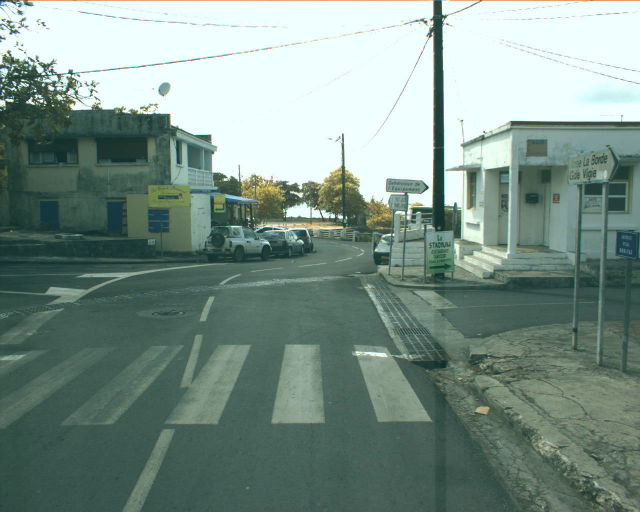
#> input picture images/IMG01545.jpg, 1280 x 1024 px, found by its file name (shown at 1/2 size)
$ python pro_code.py   (older library calls are emulated)
#> lines starting #> are read from the running program, lines starting #| are printed output that depends on the picture; after the words box and inside, x2 and y2 are one past the last pixel; in counts of white or black regions, pixels touching at a corner belong together
import numpy as np
import cv2
from matplotlib import pyplot as plt
import argparse

#color and intensity conversions
def convert_hls(image):
    return cv2.cvtColor(image, cv2.COLOR_BGR2HLS)

def convert_gray_scale(image):
    return cv2.cvtColor(image, cv2.COLOR_RGB2GRAY)


def select_white_yellow(image):
    converted = convert_hls(image)
    # white color mask
    lower = np.uint8([  0, 200,   0])
    upper = np.uint8([255, 255, 255])
    white_mask = cv2.inRange(converted, lower, upper)
    # yellow color mask
    lower = np.uint8([ 10,   0, 100])
    upper = np.uint8([ 40, 255, 255])
    yellow_mask = cv2.inRange(converted, lower, upper)
    # combine the mask
    mask = cv2.bitwise_or(white_mask, yellow_mask)
    return cv2.bitwise_and(image, image, mask = mask)

def convert_clahe(image):
    clahe = cv2.createCLAHE(clipLimit=2.0, tileGridSize=(8,8))
    cl1 = clahe.apply(image)
    return cl1


###furthur image processing
def apply_smoothing(image, kernel_size=15):
     return cv2.GaussianBlur(image, (kernel_size, kernel_size), 0)

def detect_edges(image, low_threshold=60, high_threshold=150):
    return cv2.Canny(image, low_threshold, high_threshold)

def adjust_gamma(image, gamma=1.0):

    invGamma = 1.0 / gamma
    table = np.array([((i / 255.0) ** invGamma) * 255
    for i in np.arange(0, 256)]).astype("uint8")

    # apply gamma correction using the lookup table
    return cv2.LUT(image, table)

##identify ROI
def region_of_interest(img, vertices):
      # Define a blank matrix that matches the image height/width.
    mask = np.zeros_like(img)
    # Retrieve the number of color channels of the image.
    channel_count = img.shape[2]
    # Create a match color with the same color channel counts.
    match_mask_color = (255,) * channel_count

    # Fill the polygon
    cv2.fillPoly(mask, vertices, match_mask_color)

    # Returning the image only where mask pixels match
    masked_image = cv2.bitwise_and(img, mask)
    return masked_image

#identify rectangles
def detect_shape(cnt):
     peri = cv2.arcLength(cnt,True)
     v= cv2.approxPolyDP(cnt, 0.04 * peri, True)
     area=cv2.contourArea(cnt)

     if(len(v)==4):
        x, y, width, height = cv2.boundingRect(v)
        if(height>width and area>2000):
            cv2.rectangle(road,(x,y),(x+width,y+height),(0,255,255),2)

#draw lane lines
def draw_lines_nm(img,lines):
    if lines is None:
            return
    else:
        flag_left=False
        flag_right=False
        flag_mid=False
        for line in lines:
            for rho,theta in line:
                a = np.cos(theta)
                b = np.sin(theta)
                x0 = a*rho
                y0 = b*rho
                x1 = int(x0 + 1000*(-b))
                y1 = int(y0 + 1000*(a))
                x2 = int(x0 - 1000*(-b))
                y2 = int(y0 - 1000*(a))
                if(flag_left==False):
                    if(x1<0 and y1>0):
                        flag_left=True
                        cv2.line(img,(x1,y1),(x2,y2),(0,0,255),2)
                if(flag_right==False):
                    if(x1<0 and y1<0):
                        flag_right=True
                        cv2.line(img,(x1,y1),(x2,y2),(0,0,255),2)
                if(flag_mid==False):
                    if(x1>0 and y1>0):
                        flag_mid=True
                        cv2.line(img,(x1,y1),(x2,y2),(0,0,255),2)
                if(flag_left==True and flag_right==True and flag_mid==True):
                    break
    return img


def find_contns(org_img,bin_img):
    #finding and drawing contours
    _,contours,h=cv2.findContours(bin_img,cv2.RETR_TREE,cv2.CHAIN_APPROX_SIMPLE)
    cv2.drawContours(org_img, contours, -1, (0,255,0), 2)

    #identify crossings
    for i in contours:
        detect_shape(i)

    #identify lane boundaries
    rho=1
    theta=np.pi/60
    line_thresh_val=80

    lines = cv2.HoughLines(bin_img,rho,theta,line_thresh_val)
    img=draw_lines_nm(road,lines=lines)

    return img

#applying the algorithm

#input the image
road=cv2.imread('/Users/Rajitha/AnacondaProjects/images/IMG01545.jpg',cv2.IMREAD_COLOR)
#> road is the input picture: shape (1024, 1280, 3); mean B, G, R 136.8, 145.6, 123.7

#resize the image
road=cv2.resize(road,(1280,1024))
h,w=road.shape[:2]
#> h = 1024; w = 1280
road=cv2.resize(road,(h/2,w/2))
#> road: shape (640, 512, 3)
cv2.imwrite('/Users/Rajitha/AnacondaProjects/result_images/img2_result_org_image.jpg',road)
h,w=road.shape[:2]
#> h = 640; w = 512

#identify ROI vertices
region_of_interest_vertices = [(0, h),(w,h),(w-100,h-350),(w-400,h-350)]

#crop the images
cropped_image = region_of_interest( road,np.array([region_of_interest_vertices]),)
#> in region_of_interest, `cv2.fillPoly(mask, vertices, match_mask_color)`:
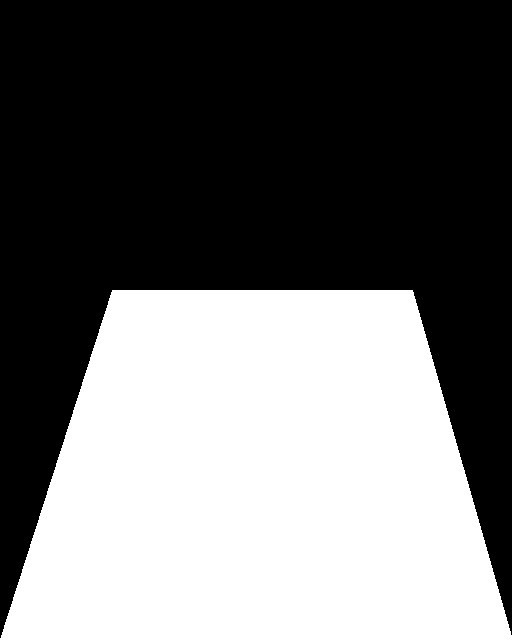
#> mask: shape (640, 512, 3); 43.5% white; 1 white region, box (x1, y1, x2, y2) and area: (0, 290, 512, 640) 142423
#> in region_of_interest, `masked_image = cv2.bitwise_and(img, mask)`:
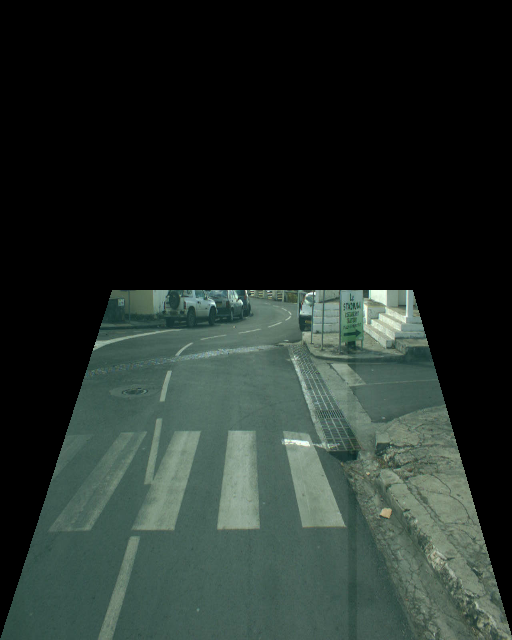
#> masked_image: shape (640, 512, 3); mean B, G, R 41.7, 46.7, 36.1

#apply gamma transform
road_gamma=adjust_gamma(cropped_image,gamma=3.9)
#> in adjust_gamma, `return cv2.LUT(image, table)`:
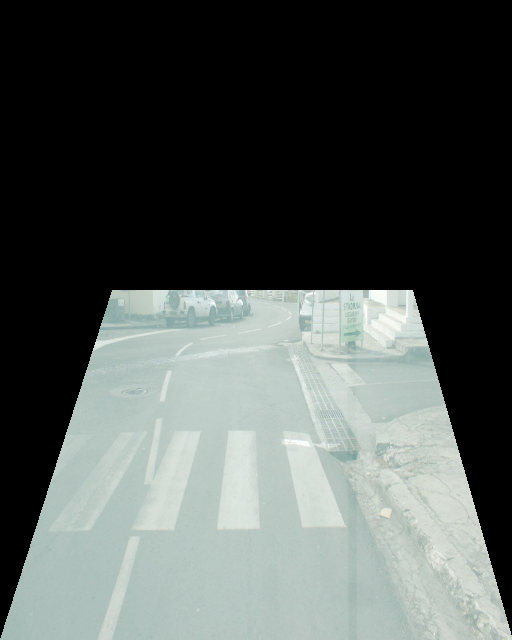
#> returned value: shape (640, 512, 3); mean of channels 0, 1, 2 85.7, 88.2, 82.1; drawn as B, G, R

#color conversions
road_color=select_white_yellow(road_gamma)
#> in convert_hls, `return cv2.cvtColor(image, cv2.COLOR_BGR2HLS)`: returned value: shape (640, 512, 3); mean of channels 0, 1, 2 32.7, 85.2, 13.4
#> in select_white_yellow, `white_mask = cv2.inRange(converted, lower, upper)`:
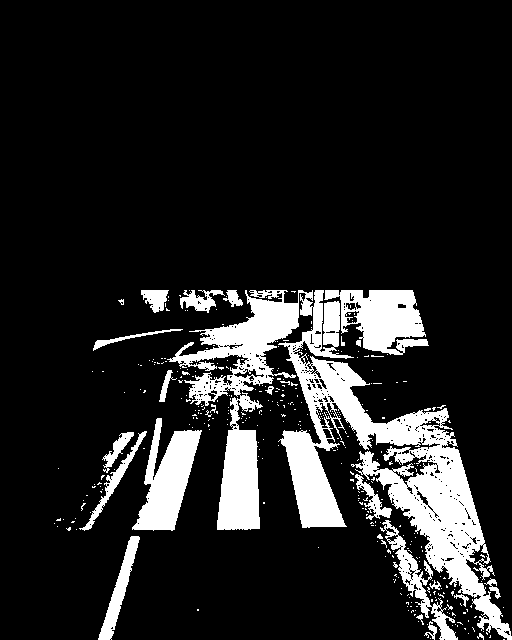
#> white_mask: shape (640, 512); 14% white; 357 white regions (331 under 20 px), largest, box (x1, y1, x2, y2) and area: (167, 290, 512, 640) 30327, (324, 290, 429, 355) 4017, (132, 418, 202, 531) 3892
#> in select_white_yellow, `yellow_mask = cv2.inRange(converted, lower, upper)`: yellow_mask: shape (640, 512); 0.01% white in thin lines or dots, all inside (x1, y1, x2, y2) = (285, 305, 382, 446)

#convert to grayscale
road_gray=convert_gray_scale(road_color)

#histogram equalization
road_clahe=convert_clahe(road_gray)
#> in convert_clahe, `cl1 = clahe.apply(image)`:
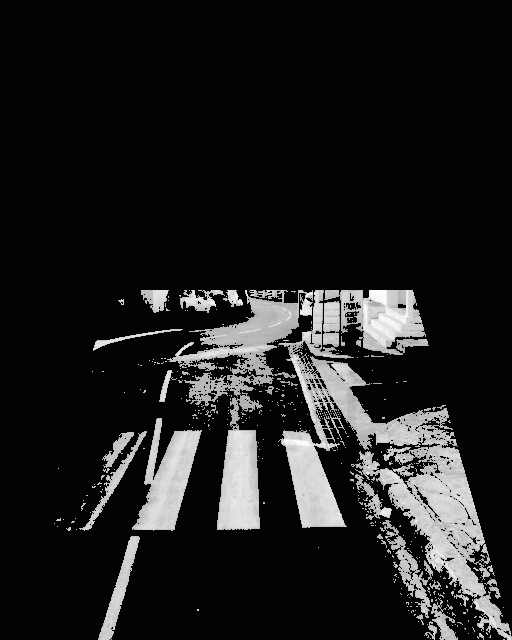
#> cl1: shape (640, 512); min 3, max 254, mean 30.6

#smoothing image using gaussian blur
road_blur=apply_smoothing(road_clahe,kernel_size=15)

#detect edges using Canny edges
road_edge=detect_edges(road_blur,low_threshold=150,high_threshold=250)
#> in detect_edges, `return cv2.Canny(image, low_threshold, high_threshold)`:
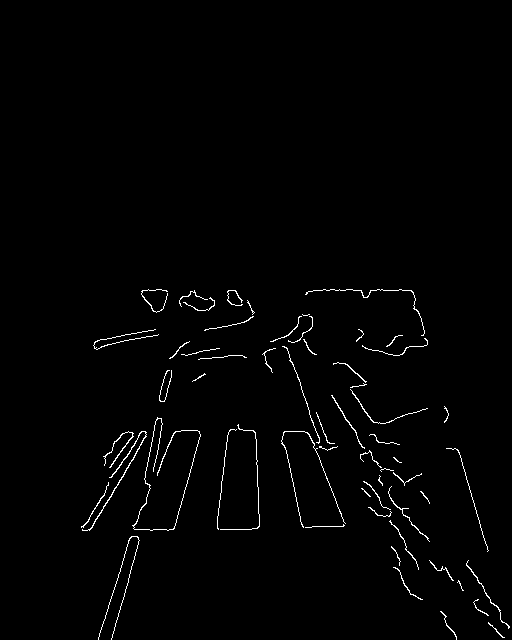
#> returned value: shape (640, 512); 1.3% white in thin lines or dots, all inside (x1, y1, x2, y2) = (81, 289, 510, 640)

#identify road markings and detection
img=find_contns(road,road_edge)
#> in find_contns, `_,contours,h=cv2.findContours(bin_img,cv2.RETR_TREE,cv2.CHAIN_APPROX_S..`: contours = 60 contours, 53 with area under 20; largest, box (x1, y1, x2, y2) and area: (82, 431, 147, 531) 82, (103, 431, 134, 468) 36, (132, 417, 201, 531) 34, (466, 560, 510, 629) 33, (331, 395, 365, 449) 30, (388, 486, 430, 542) 26, (350, 389, 428, 424) 24; h = 60 rows, first 6: [1, -1, -1, -1], [2, 0, -1, -1], [3, 1, -1, -1], [4, 2, -1, -1], [5, 3, -1, -1], [6, 4, -1, -1]
#> in find_contns, `cv2.drawContours(org_img, contours, -1, (0,255,0), 2)`:
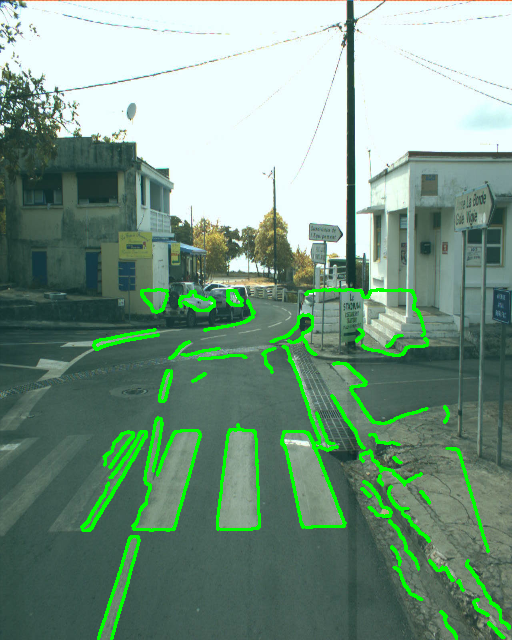
#> org_img: shape (640, 512, 3); mean B, G, R 132.4, 151.3, 119.7
#> the loop in find_contns, `for i in contours:` made 60 passes
#> (peri in detect_shape, v in detect_shape, area in detect_shape) on passes 6, 27, 28, 34: (180, [[468, 560], [508, 628]], 33), (390.5, [[145, 431], [82, 530]], 82.5), (199.5, [[132, 432], [104, 465]], 36.5), (135.1, [[331, 395], [364, 448]], 29.5)
#> (peri in detect_shape, v in detect_shape, area in detect_shape, x in detect_shape, y in detect_shape, width in detect_shape, height in detect_shape) on passes 31, 35: (832.7, [[199, 431], [134, 529], [157, 417], [134, 529]], 34.5, 134, 417, 66, 113), (207.4, [[350, 389], [373, 422], [427, 408], [378, 423]], 23.5, 350, 389, 78, 35)
#> in find_contns, `lines = cv2.HoughLines(bin_img,rho,theta,line_thresh_val)`: lines = [[290, 0.314], [290, 1.57]]
#> the loop in draw_lines_nm, `for line in lines:` made 2 passes
#> after the loop in draw_lines_nm, `for line in lines:`: flag_left = True; flag_mid = False


#showing the output image
cv2.imshow('f1',img)
cv2.waitKey(0)
cv2.destroyAllWindows()

##descriptions
# green color areas show all the road markins which are identified by the system.
# yellow color rectangels show the pedestrian crssoings which are approximately identified by the system.

$ run again, with images/IMG00002.jpg copied over images/IMG01545.jpg
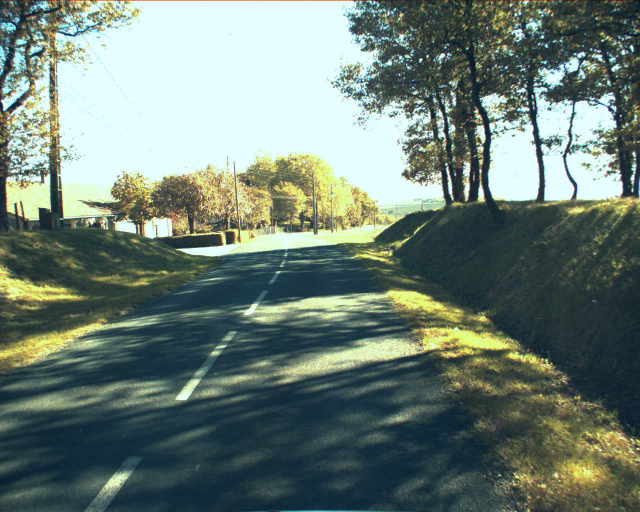
#> input picture images/IMG00002.jpg, 1280 x 1024 px, found by its file name (shown at 1/2 size)
#> road is the input picture: shape (1024, 1280, 3); mean B, G, R 116.9, 125.9, 108.6
#> road: shape (640, 512, 3)
#> in select_white_yellow, `white_mask = cv2.inRange(converted, lower, upper)`:
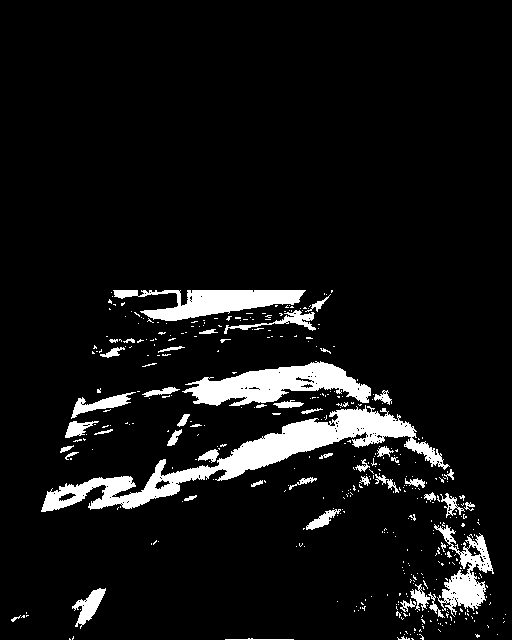
#> white_mask: shape (640, 512); 7.7% white; 422 white regions (369 under 20 px), largest, box (x1, y1, x2, y2) and area: (41, 405, 450, 512) 8915, (182, 361, 371, 406) 4393, (113, 290, 306, 321) 3099
#> yellow_mask: shape (640, 512); 2.3% white; 180 white regions (156 under 20 px), largest, box (x1, y1, x2, y2) and area: (240, 409, 414, 466) 2513, (286, 363, 370, 403) 1030, (447, 575, 484, 606) 717
#> in find_contns, `_,contours,h=cv2.findContours(bin_img,cv2.RETR_TREE,cv2.CHAIN_APPROX_S..`: contours = 65 contours, 59 with area under 20; largest, box (x1, y1, x2, y2) and area: (167, 429, 182, 446) 117, (167, 430, 182, 446) 100, (42, 469, 227, 512) 42, (185, 362, 371, 397) 34, (161, 419, 333, 475) 31, (81, 592, 106, 626) 20; h = 65 rows, first 6: [1, -1, -1, -1], [2, 0, -1, -1], [3, 1, -1, -1], [4, 2, -1, -1], [5, 3, -1, -1], [6, 4, -1, -1]
#> in find_contns, `cv2.drawContours(org_img, contours, -1, (0,255,0), 2)`:
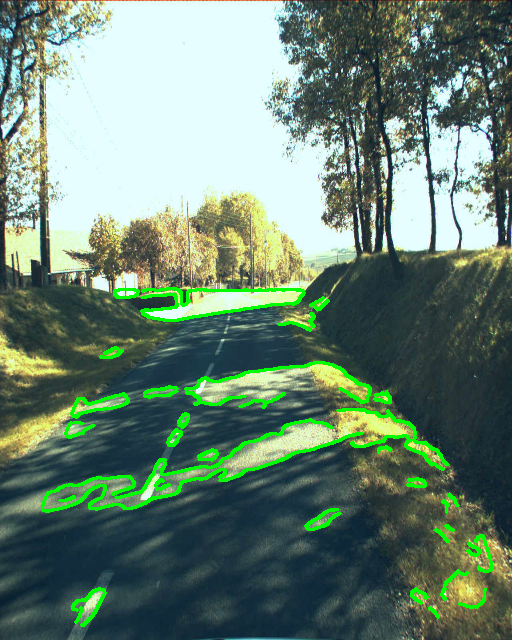
#> org_img: shape (640, 512, 3); mean B, G, R 113.3, 130.2, 104.5
#> the loop in find_contns, `for i in contours:` made 65 passes
#> (peri in detect_shape, v in detect_shape, area in detect_shape) on passes 3, 26, 39: (88.47, [[105, 592], [81, 625], [93, 615]], 20.5), (538.3, [[226, 470], [42, 510]], 42.5), (433.5, [[332, 427], [161, 474]], 31)
#> lines = [[290, 1.57], [343, 1.41], [523, 1.26]]
#> the loop in draw_lines_nm, `for line in lines:` made 3 passes
#> after the loop in draw_lines_nm, `for line in lines:`: flag_left = True; flag_mid = False

$ run again, with images/IMG00021.jpg copied over images/IMG01545.jpg
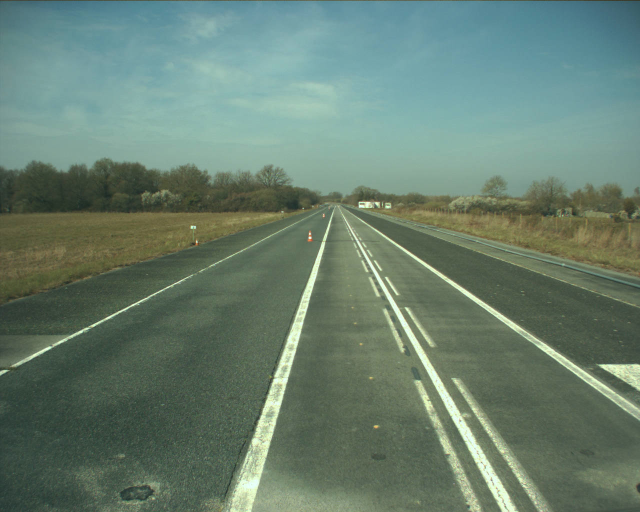
#> input picture images/IMG00021.jpg, 1280 x 1024 px, found by its file name (shown at 1/2 size)
#> road is the input picture: shape (1024, 1280, 3); mean B, G, R 112, 127, 104.2
#> road: shape (640, 512, 3)
#> mask: shape (640, 512, 3); 43.5% white; 1 white region, box (x1, y1, x2, y2) and area: (0, 290, 512, 640) 142423
#> in select_white_yellow, `white_mask = cv2.inRange(converted, lower, upper)`:
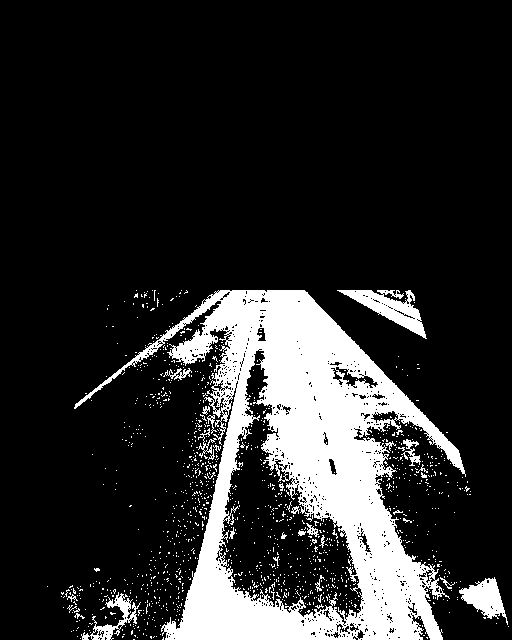
#> white_mask: shape (640, 512); 16.9% white; 1191 white regions (1163 under 20 px), largest, box (x1, y1, x2, y2) and area: (74, 290, 466, 640) 47925, (337, 290, 427, 339) 1612, (459, 577, 508, 625) 1099
#> yellow_mask: shape (640, 512); 0.38% white in thin lines or dots, all inside (x1, y1, x2, y2) = (76, 290, 464, 640)
#> in find_contns, `_,contours,h=cv2.findContours(bin_img,cv2.RETR_TREE,cv2.CHAIN_APPROX_S..`: contours = 27 contours, 19 with area under 20; largest, box (x1, y1, x2, y2) and area: (73, 289, 466, 474) 253, (77, 346, 162, 409) 54, (163, 299, 219, 344) 42, (402, 421, 463, 475) 38, (339, 292, 424, 339) 38, (460, 578, 507, 618) 30, (376, 489, 427, 566) 25, (169, 330, 200, 364) 21; h = 27 rows, first 6: [1, -1, -1, -1], [2, 0, -1, -1], [3, 1, -1, -1], [4, 2, -1, -1], [5, 3, -1, -1], [6, 4, -1, -1]
#> the loop in find_contns, `for i in contours:` made 27 passes
#> (peri in detect_shape, v in detect_shape, area in detect_shape, x in detect_shape, y in detect_shape, width in detect_shape, height in detect_shape) on passes 9, 13, 19, 27: (206, [[376, 489], [404, 552], [426, 565], [403, 550]], 25, 376, 489, 51, 77), (175.5, [[402, 421], [420, 426], [462, 473], [421, 426]], 38.5, 402, 421, 61, 53), (157.3, [[198, 330], [169, 355], [199, 359], [169, 353]], 21, 169, 330, 31, 30), (1083.2, [[73, 405], [301, 289], [465, 472], [301, 289]], 253, 73, 289, 393, 184)
#> lines = [[362, 0.89], [-8, 2.36]]
#> the loop in draw_lines_nm, `for line in lines:` made 2 passes
#> after the loop in draw_lines_nm, `for line in lines:`:
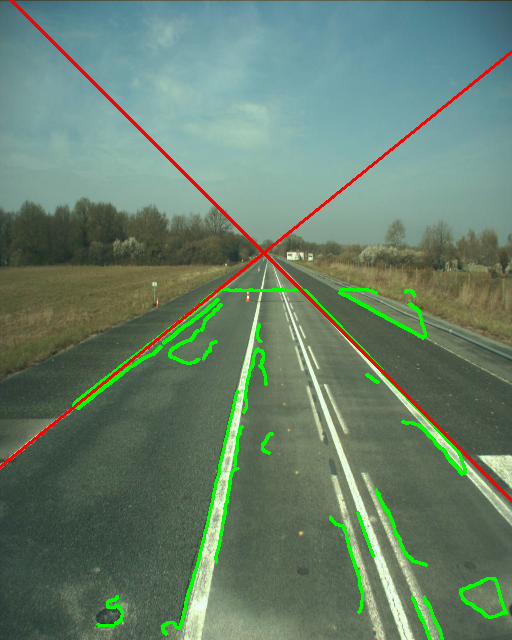
#> img: shape (640, 512, 3); mean B, G, R 107.8, 127.9, 103.4
#> after the loop in draw_lines_nm, `for line in lines:`: flag_left = True; flag_mid = False; flag_right = True

$ run again, with images/IMG00062.jpg copied over images/IMG01545.jpg
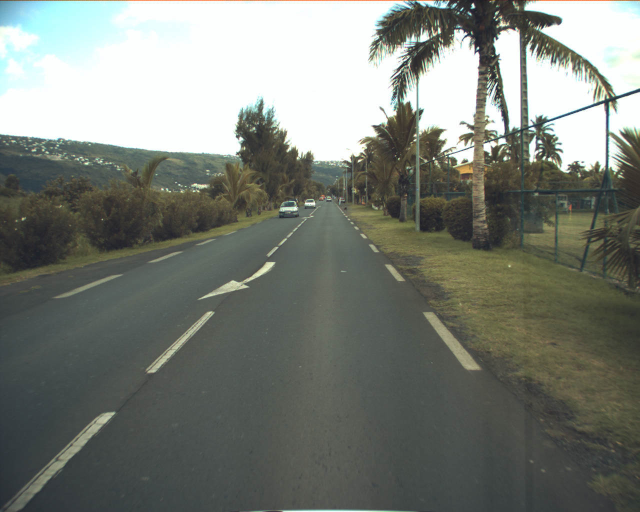
#> input picture images/IMG00062.jpg, 1280 x 1024 px, found by its file name (shown at 1/2 size)
#> road is the input picture: shape (1024, 1280, 3); mean B, G, R 118, 125.6, 121
#> road: shape (640, 512, 3)
#> mask: shape (640, 512, 3); 43.5% white; 1 white region, box (x1, y1, x2, y2) and area: (0, 290, 512, 640) 142423
#> white_mask: shape (640, 512); 3.9% white; 328 white regions (303 under 20 px), largest, box (x1, y1, x2, y2) and area: (118, 290, 287, 469) 6476, (14, 514, 93, 629) 1294, (338, 390, 385, 463) 840
#> yellow_mask: shape (640, 512); 0.02% white in thin lines or dots, all inside (x1, y1, x2, y2) = (168, 328, 219, 370)
#> in find_contns, `_,contours,h=cv2.findContours(bin_img,cv2.RETR_TREE,cv2.CHAIN_APPROX_S..`: contours = 27 contours, 15 with area under 20; largest, box (x1, y1, x2, y2) and area: (116, 389, 172, 467) 760, (116, 389, 172, 467) 666, (308, 330, 323, 352) 148, (308, 330, 323, 352) 130, (19, 518, 92, 628) 70; h = 27 rows, first 6: [1, -1, -1, -1], [2, 0, -1, -1], [3, 1, -1, -1], [5, 2, 4, -1], [-1, -1, -1, 3], [6, 3, -1, -1]
#> in find_contns, `cv2.drawContours(org_img, contours, -1, (0,255,0), 2)`:
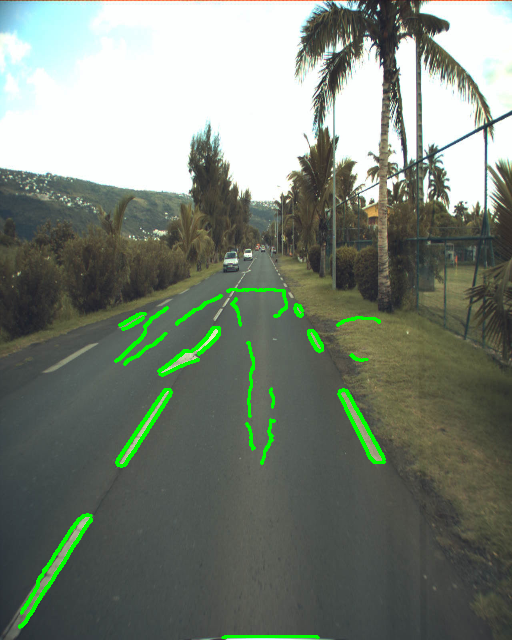
#> org_img: shape (640, 512, 3); mean B, G, R 116.2, 128.2, 119
#> the loop in find_contns, `for i in contours:` made 27 passes
#> (peri in detect_shape, v in detect_shape, area in detect_shape) on passes 3, 9, 10, 11, 16, 19, 23, 26: (279.6, [[91, 518], [19, 627]], 70), (186.8, [[340, 390], [384, 459]], 38), (204.8, [[170, 389], [118, 465]], 759.5), (202.5, [[169, 389], [119, 465]], 666.5), (112.6, [[166, 333], [124, 364]], 21.5), (236.4, [[219, 328], [158, 371]], 59.5), (161.5, [[167, 307], [115, 361]], 42.5), (115.2, [[221, 295], [176, 324]], 26)
#> lines = [[359, 0.576], [636, 1.57], [348, 0.576]]
#> the loop in draw_lines_nm, `for line in lines:` made 3 passes
#> after the loop in draw_lines_nm, `for line in lines:`: flag_left = True; flag_mid = False
